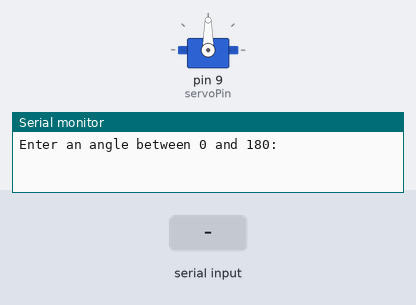
A sketch run on a simulated Arduino Uno, built with avr-gcc and run on an emulated ATmega328P. On the bench: servo, the last lines printed to the serial monitor. The test bench sets the inputs (shaded band).

Above: at 1.2 s.
1.3 s: "30,150\n" received over Serial
At 2.1 s:
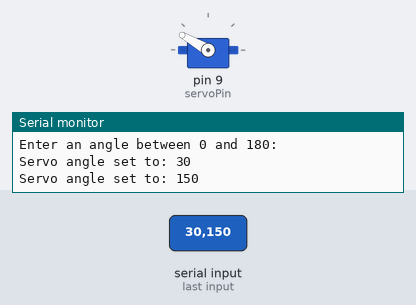
At 3.2 s:
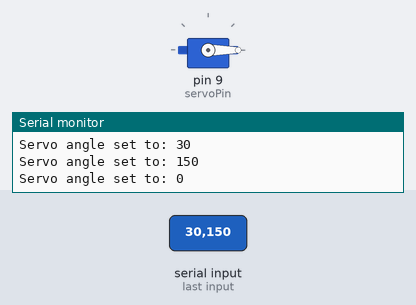
3.8 s: "90,45\n" received over Serial
At 4.3 s:
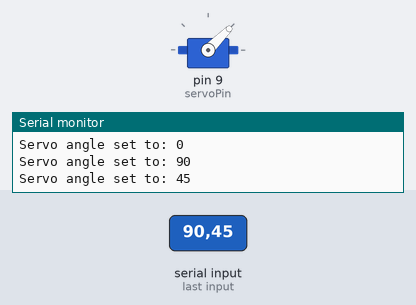
Timing chart, 0 to 6.8 s (numbered marks = the images above; inputs shaded):
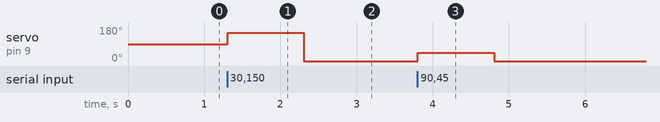

Measured:
- after the input at 1.3 s, servo on pin 9 (servoPin): 90° → 150° at once, → 0° 1.0 s later
- after the input at 3.8 s, servo on pin 9 (servoPin): 0° → 45° at once, → 0° 1.0 s later

The sketch:

8_Servo.ino
```cpp
#include <Servo.h>

Servo myServo;       // Create a servo object
const int servoPin = 9; // Servo connected to pin 9

void setup() {
  myServo.attach(servoPin); // Attach the servo to the specified pin
  Serial.begin(9600);       // Initialize Serial communication
  Serial.println("Enter an angle between 0 and 180:");
}

void loop() {
  if (Serial.available() > 0) {
    int angle = Serial.parseInt(); // Read the angle from the Serial Monitor

    // Check if the angle is valid (between 0 and 180)
    if (angle >= 0 && angle <= 180) {
      myServo.write(angle); // Set the servo to the input angle
      Serial.print("Servo angle set to: ");
      Serial.println(angle);
    } else {
      Serial.println("Invalid angle! Please enter a value between 0 and 180.");
    }
  }
}
```
